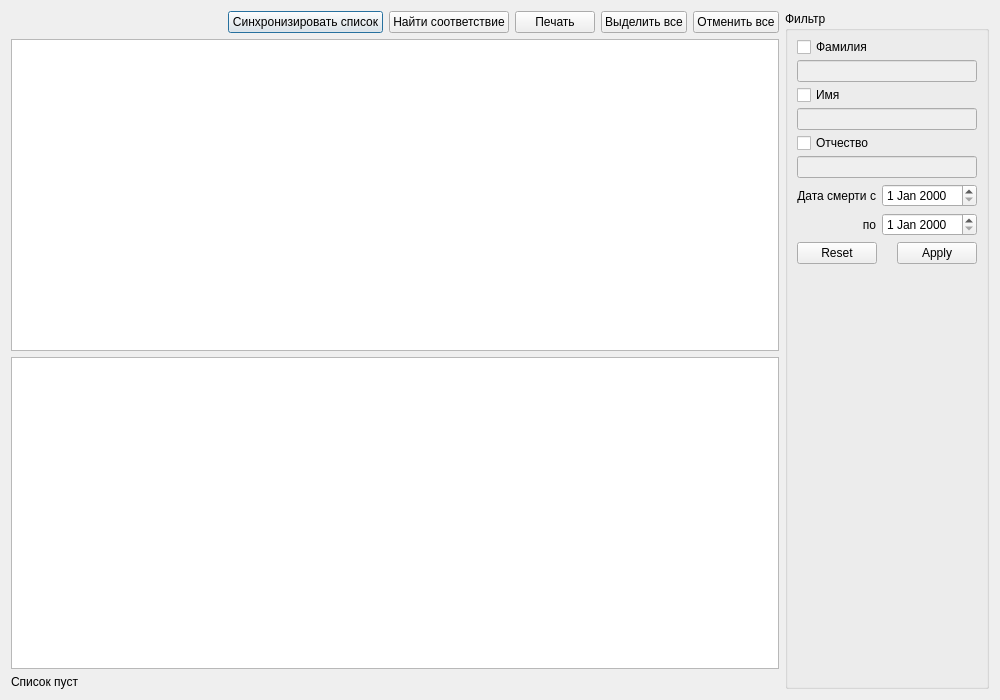
<?xml version="1.0" encoding="UTF-8"?>
<ui version="4.0">
 <class>DemogrCertificatesDialog</class>
 <widget class="QDialog" name="DemogrCertificatesDialog">
  <property name="geometry">
   <rect>
    <x>0</x>
    <y>0</y>
    <width>1000</width>
    <height>700</height>
   </rect>
  </property>
  <property name="windowTitle">
   <string>Сервис Демография (умершие)</string>
  </property>
  <layout class="QGridLayout" name="gridLayout_2">
   <item row="0" column="0">
    <layout class="QHBoxLayout" name="horizontalLayout">
     <item>
      <spacer name="horizontalSpacer">
       <property name="orientation">
        <enum>Qt::Horizontal</enum>
       </property>
       <property name="sizeHint" stdset="0">
        <size>
         <width>40</width>
         <height>20</height>
        </size>
       </property>
      </spacer>
     </item>
     <item>
      <widget class="QPushButton" name="btnSyncSelected">
       <property name="text">
        <string>Синхронизировать список</string>
       </property>
      </widget>
     </item>
     <item>
      <widget class="QPushButton" name="btnFindClient">
       <property name="text">
        <string>Найти соответствие</string>
       </property>
      </widget>
     </item>
     <item>
      <widget class="QPushButton" name="btnShowReport">
       <property name="text">
        <string>Печать</string>
       </property>
      </widget>
     </item>
     <item>
      <widget class="QPushButton" name="btnSelectAll">
       <property name="text">
        <string>Выделить все</string>
       </property>
      </widget>
     </item>
     <item>
      <widget class="QPushButton" name="btnClearSelection">
       <property name="text">
        <string>Отменить все</string>
       </property>
      </widget>
     </item>
    </layout>
   </item>
   <item row="1" column="0">
    <widget class="CTableView" name="tblCertificates">
     <property name="sizePolicy">
      <sizepolicy hsizetype="Expanding" vsizetype="Expanding">
       <horstretch>0</horstretch>
       <verstretch>0</verstretch>
      </sizepolicy>
     </property>
    </widget>
   </item>
   <item row="2" column="0">
    <widget class="QTextBrowser" name="txtCertificateInfo">
     <property name="sizePolicy">
      <sizepolicy hsizetype="Expanding" vsizetype="Expanding">
       <horstretch>0</horstretch>
       <verstretch>0</verstretch>
      </sizepolicy>
     </property>
    </widget>
   </item>
   <item row="3" column="0">
    <widget class="QLabel" name="lblCertificatesCount">
     <property name="text">
      <string>Список пуст</string>
     </property>
    </widget>
   </item>
   <item row="0" column="1" rowspan="4">
    <widget class="QGroupBox" name="groupBox">
     <property name="sizePolicy">
      <sizepolicy hsizetype="Fixed" vsizetype="Preferred">
       <horstretch>0</horstretch>
       <verstretch>0</verstretch>
      </sizepolicy>
     </property>
     <property name="title">
      <string>Фильтр</string>
     </property>
     <layout class="QVBoxLayout" name="verticalLayout">
      <item>
       <widget class="QCheckBox" name="chkFilterSurname">
        <property name="sizePolicy">
         <sizepolicy hsizetype="Expanding" vsizetype="Fixed">
          <horstretch>0</horstretch>
          <verstretch>0</verstretch>
         </sizepolicy>
        </property>
        <property name="maximumSize">
         <size>
          <width>16777215</width>
          <height>14</height>
         </size>
        </property>
        <property name="text">
         <string>Фамилия</string>
        </property>
       </widget>
      </item>
      <item>
       <widget class="QLineEdit" name="edtFilterSurname">
        <property name="enabled">
         <bool>false</bool>
        </property>
       </widget>
      </item>
      <item>
       <widget class="QCheckBox" name="chkFilterName">
        <property name="maximumSize">
         <size>
          <width>16777215</width>
          <height>14</height>
         </size>
        </property>
        <property name="text">
         <string>Имя</string>
        </property>
       </widget>
      </item>
      <item>
       <widget class="QLineEdit" name="edtFilterName">
        <property name="enabled">
         <bool>false</bool>
        </property>
       </widget>
      </item>
      <item>
       <widget class="QCheckBox" name="chkFilterPatronymic">
        <property name="maximumSize">
         <size>
          <width>16777215</width>
          <height>14</height>
         </size>
        </property>
        <property name="text">
         <string>Отчество</string>
        </property>
       </widget>
      </item>
      <item>
       <widget class="QLineEdit" name="edtFilterPatronymic">
        <property name="enabled">
         <bool>false</bool>
        </property>
       </widget>
      </item>
      <item>
       <layout class="QGridLayout" name="gridLayout_3">
        <item row="0" column="0">
         <widget class="QLabel" name="label">
          <property name="layoutDirection">
           <enum>Qt::LeftToRight</enum>
          </property>
          <property name="text">
           <string>Дата смерти с</string>
          </property>
          <property name="alignment">
           <set>Qt::AlignRight|Qt::AlignTrailing|Qt::AlignVCenter</set>
          </property>
         </widget>
        </item>
        <item row="0" column="1">
         <widget class="QDateEdit" name="edtDeathDateFrom"/>
        </item>
        <item row="1" column="0">
         <widget class="QLabel" name="label_2">
          <property name="text">
           <string>по</string>
          </property>
          <property name="alignment">
           <set>Qt::AlignRight|Qt::AlignTrailing|Qt::AlignVCenter</set>
          </property>
         </widget>
        </item>
        <item row="1" column="1">
         <widget class="QDateEdit" name="edtDeathDateTo"/>
        </item>
       </layout>
      </item>
      <item>
       <widget class="QDialogButtonBox" name="filterButtonBox">
        <property name="standardButtons">
         <set>QDialogButtonBox::Apply|QDialogButtonBox::Reset</set>
        </property>
       </widget>
      </item>
      <item>
       <spacer name="verticalSpacer">
        <property name="orientation">
         <enum>Qt::Vertical</enum>
        </property>
        <property name="sizeHint" stdset="0">
         <size>
          <width>20</width>
          <height>40</height>
         </size>
        </property>
       </spacer>
      </item>
     </layout>
    </widget>
   </item>
  </layout>
 </widget>
 <customwidgets>
  <customwidget>
   <class>CTableView</class>
   <extends>QTableView</extends>
   <header>library/TableView.h</header>
  </customwidget>
 </customwidgets>
 <resources/>
 <connections/>
</ui>
